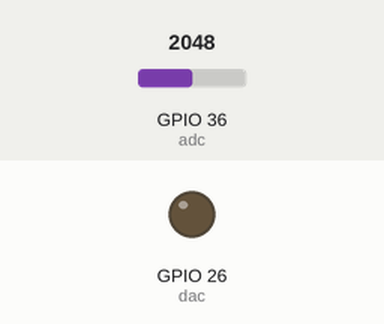
Bench run of a program on a simulated ESP32 board running MicroPython. On the bench: output pins drawn as LEDs (lit = HIGH). The test bench sets the inputs (shaded band); at power-on: GPIO 36 (adc) = 2048 (analog values on the 0–4095 scale). Files the program writes start out absent; what the program prints to the serial console is not drawn. At 25.7 s the program stops and its outputs stay as they are.

Above: at 25.7 s.
Timing chart, 0 to 27.2 s (numbered marks = the images above):
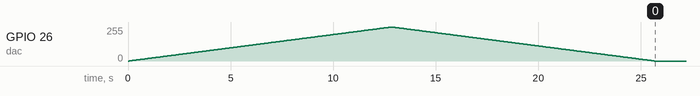

Measured:
- by itself, GPIO 26 (dac): rises from 0/255 to 255/255 in 12.8 s, then falls to 0/255 in 12.8 s

The program:

dacAndADCCorrected.py
```python
'''
    Send the value 0..256 to the DAC and read the analogue value
    back on the ADC
    Copyright (c) U. Raich 2020
    This program is part of the course on IoT at
    the University of Cape Coast, Ghana
'''
from machine import Pin, ADC, DAC
from time import sleep_ms
import math

adc = ADC(Pin(36))  # create ADC object on ADC pin
adc.atten(ADC.ATTN_11DB)
dac = DAC(Pin(26))
coeff=[5.348296376602186e-17,-1.2714627449190296e-12,6.144261403098308e-09,
       -1.0935276513490784e-05,0.07562048627541001,1.016015679447536]

file= open("corrected.dat","w")
print("Send values from 0 ..255 to DAC and read the signal level back on the ADC")
print("The ADC values are saved in the file 'corrected.dat'")
for i in range(256):
    # send the value to the DAC and wait for 50 ms to stabilize
    # then read back the signal level on the DAC
    dac.write(i)
    value = adc.read()
    corrected = coeff[0]*math.pow(value,5)+coeff[1]*math.pow(value,4)+coeff[2]*math.pow(value,3)+ coeff[3]*math.pow(value,2) +coeff[4]*value + coeff[5]
    sleep_ms(50)
    file.write("{:f}\n".format(corrected*16))
for i in range(255):
    dac.write(254-i)
    sleep_ms(50)
    value = adc.read()
    corrected = coeff[0]*math.pow(value,5)+coeff[1]*math.pow(value,4)+coeff[2]*math.pow(value,3)+ coeff[3]*math.pow(value,2) +coeff[4]*value + coeff[5]
    file.write("{:f}\n".format(corrected*16))
file.close()
```
